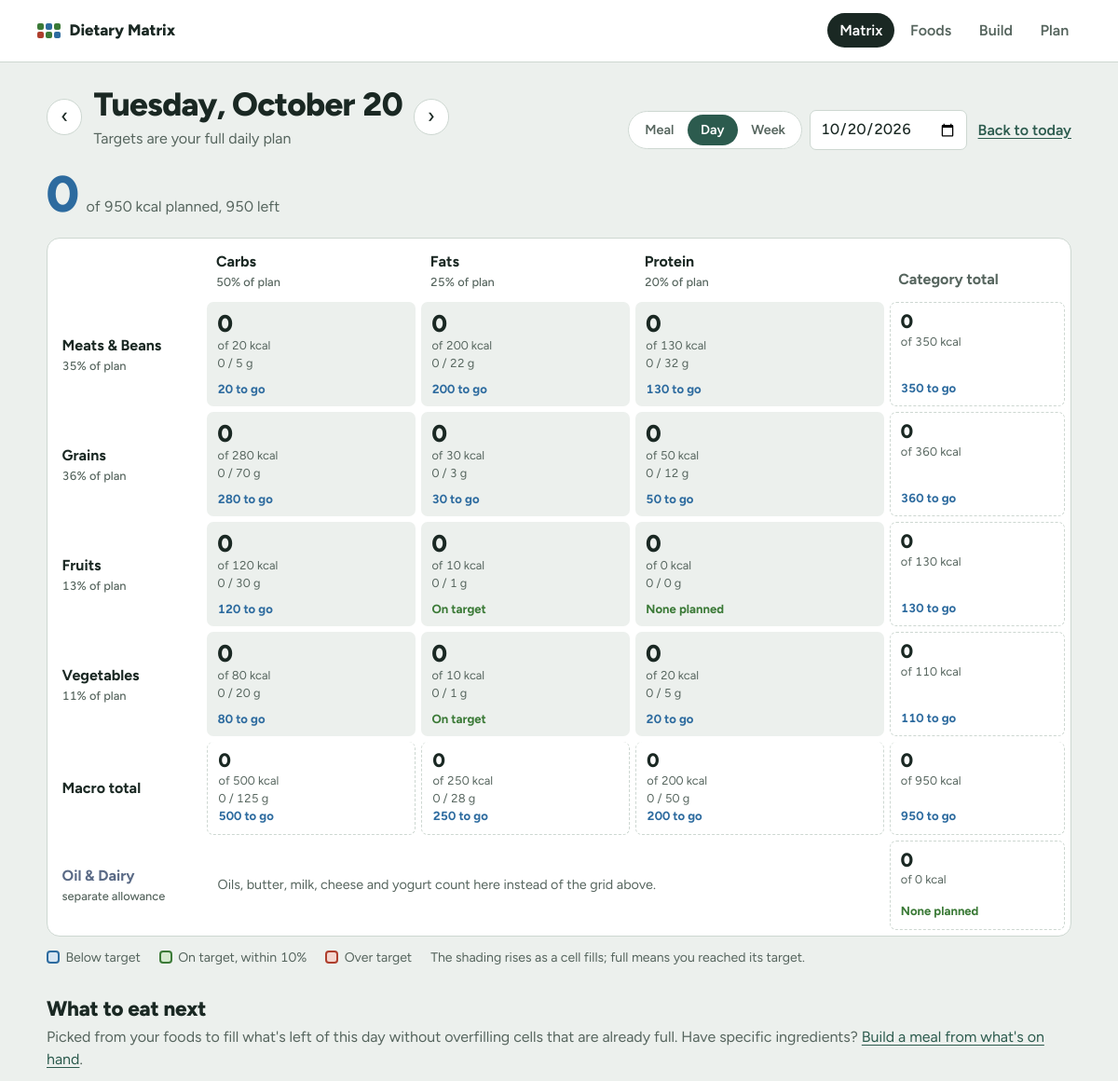
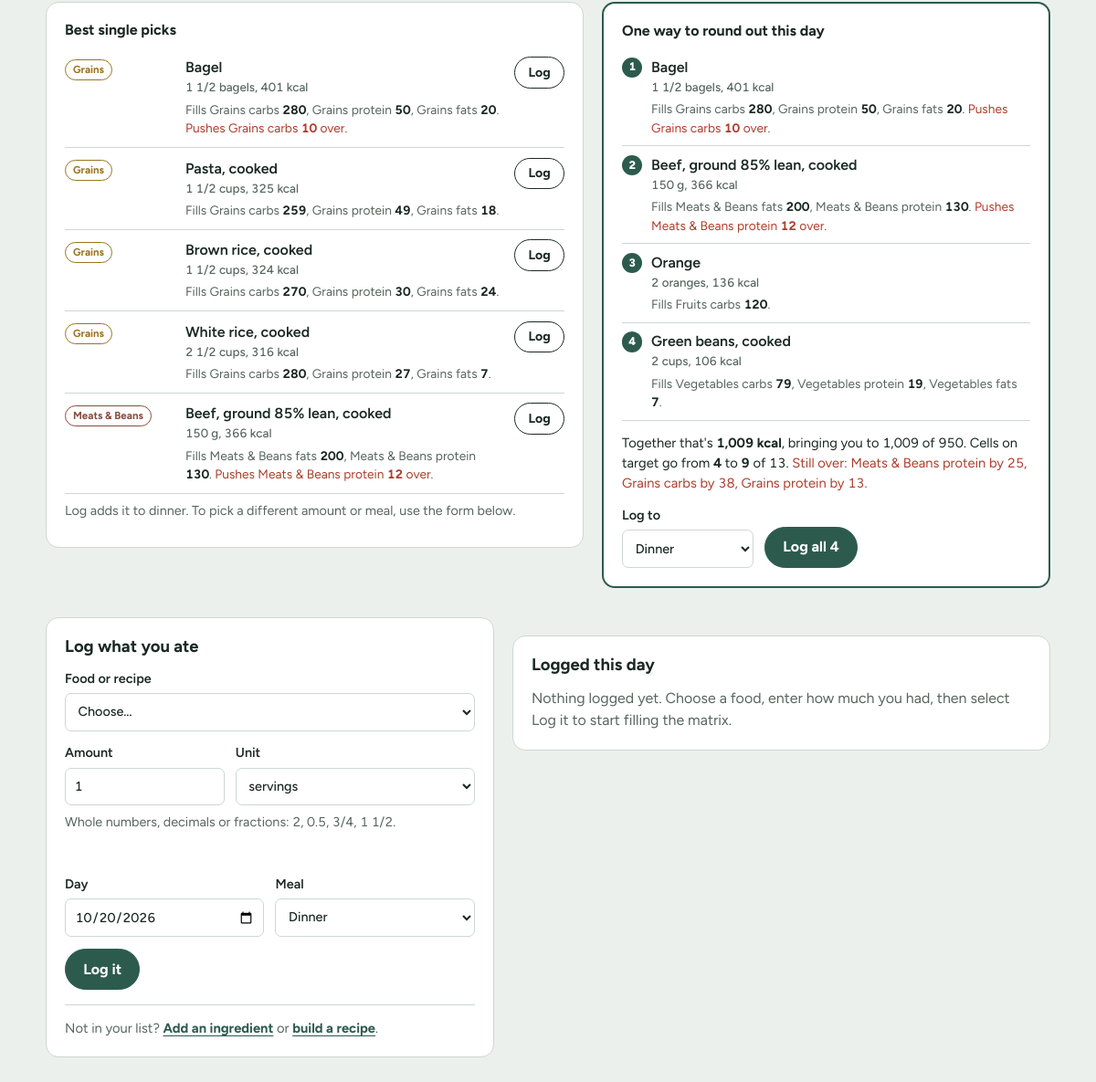
Page /?scope=day&day=2026-10-20&meal=Dinner on the committed database (2 pictures, top to bottom).
### tables this page shows
CREATE TABLE foods (
    id        INTEGER PRIMARY KEY AUTOINCREMENT,
    name      TEXT NOT NULL UNIQUE COLLATE NOCASE,
    category  TEXT NOT NULL,
    serving   TEXT NOT NULL DEFAULT '1 serving',
    carbs_g   REAL NOT NULL DEFAULT 0,
    fat_g     REAL NOT NULL DEFAULT 0,
    protein_g REAL NOT NULL DEFAULT 0
, kind TEXT NOT NULL DEFAULT 'ingredient', serving_g REAL, serving_ml REAL, serving_each REAL, each_label TEXT, yield_servings REAL, batch_g REAL, batch_ml REAL, batch_each REAL);

### app.py (the view)
@app.route("/")
def matrix():
    cfg = load_config()
    lib = get_library()
    period = resolve_period(request.args, cfg)
    entries = fetch_entries(period, lib)
    mx = build_matrix(cfg, entries, period["factor"])
    foods = sorted(lib.foods.values(), key=lambda f: f["name"].lower())
    groups = [("Recipes", [f for f in foods if f["kind"] == "recipe"])]
    groups += [(c, [f for f in foods if f["kind"] != "recipe" and f["category"] == c])
               for c in ALL_CATEGORIES]
    summaries = {f["id"]: lib.summary(f["id"]) for f in foods}
    if period["scope"] == "week":
        log_day = date.today() if period["is_today"] else period["start"]
    else:
        log_day = period["day"]
    log_meal = period["meal"] if period["scope"] == "meal" else guess_meal()
    selected = request.args.get("food", type=int)
    uses = dict(get_db().execute("SELECT food_id, COUNT(*) FROM log GROUP BY food_id").fetchall())
    tips = suggest(cfg, mx, lib, period["factor"], uses)
    return render_template(
        "matrix.html", cfg=cfg, p=period, mx=mx, days=group_entries(entries),
        groups=[gr for gr in groups if gr[1]], summaries=summaries, has_foods=bool(foods),
        log_day=log_day.isoformat(), log_meal=log_meal, selected=selected,
        food_data=lib.client_data(), tips=tips,
    )

### app.py (called while the page is built)
def get_db():
    if "db" not in g:
        g.db = sqlite3.connect(DB_PATH)
        g.db.row_factory = sqlite3.Row
        g.db.execute("PRAGMA foreign_keys = ON")
    return g.db

def _merge(base, override):
    for key, value in override.items():
        if isinstance(value, dict) and isinstance(base.get(key), dict):
            _merge(base[key], value)
        else:
            base[key] = value
    return base

def load_config():
    row = get_db().execute("SELECT value FROM settings WHERE key='config'").fetchone()
    cfg = copy.deepcopy(DEFAULT_SETTINGS)
    if row:
        _merge(cfg, json.loads(row["value"]))
    return cfg

def extra_allowance(cfg):
    p = cfg["extra_pct"]
    if p <= 0 or p >= 1:
        return 0.0
    return float(round(p / (1 - p) * cfg["daily_calories"], -1))

def pct_base_kcal(cfg):
    if cfg.get("pct_base") == "total":
        return cfg["daily_calories"] + extra_allowance(cfg)
    return cfg["daily_calories"]

def fmt_qty(q):
    if q is None:
        return ""
    whole = int(q)
    frac = q - whole
    if frac < 0.005:
        return f"{whole:,}"
    if frac > 0.995:
        return f"{whole + 1:,}"
    if q < 20:
        for value, label in _NICE_FRACTIONS:
            if abs(frac - value) < 0.005:
                return f"{whole} {label}" if whole else label
    return f"{q:,.2f}".rstrip("0").rstrip(".")

def pluralize(word, q):
    if q <= 1 + 1e-9 or not word or word.endswith("s"):
        return word
    if word.endswith(("ch", "sh", "x")):
        return word + "es"
    return word + "s"

def unit_label(unit, q=1, each_label=None):
    if unit == "each":
        return pluralize(each_label or "piece", q)
    label = UNITS.get(unit, (None, None, unit))[2]
    return pluralize(label, q) if unit in PLURAL_UNITS else label

def fmt_amount(q, unit, each_label=None):
    return f"{fmt_qty(q)} {unit_label(unit, q, each_label)}"

def nice_volume(ml):
    for unit, step in (("cup", 8), ("tbsp", 2), ("tsp", 4)):
        q = ml / UNITS[unit][1]
        if q >= (0.25 if unit == "cup" else 0.25) and abs(q * step - round(q * step)) < 0.03 and q < 50:
            return round(q * step) / step, unit
    return round(ml, 1), "ml"

def get_library():
    if "lib" not in g:
        g.lib = Library(get_db())
    return g.lib

def parse_day(value, default=None):
    try:
        return date.fromisoformat(str(value))
    except (TypeError, ValueError):
        return default if default is not None else date.today()

### templates/matrix.html (shortened to what this page needs)
{% extends "base.html" %}
{% from "_macros.html" import cell, unit_options, split_text with context %}
{% block content %}
<section class="period">
  <div class="period-head">
    <a class="step" href="{{ url_for('matrix', scope=p.scope, day=p.prev, meal=p.meal) }}" aria-label="Previous {{ p.scope }}">‹</a>
    <div class="period-title">
      <h1>{{ p.label }}</h1>
      <p class="note">{{ p.note }}</p>
    </div>
    <a class="step" href="{{ url_for('matrix', scope=p.scope, day=p.next, meal=p.meal) }}" aria-label="Next {{ p.scope }}">›</a>
  </div>
  <form class="period-controls" method="get" action="{{ url_for('matrix') }}" data-autosubmit>
    <fieldset class="seg">
      {% for s, lbl in [('meal', 'Meal'), ('day', 'Day'), ('week', 'Week')] %}
      <label><input type="radio" name="scope" value="{{ s }}" {% if p.scope == s %}checked{% endif %}><span>{{ lbl }}</span></label>
      {% endfor %}
    </fieldset>
    <input id="pick-day" type="date" name="day" value="{{ p.day.isoformat() }}">
    {% if not p.is_today %}<a class="today" href="{{ url_for('matrix', scope=p.scope, meal=p.meal) }}">Back to today</a>{% endif %}
  </form>
</section>
<section class="summary" aria-label="Summary">
  <p class="headline">
    <span class="big {{ mx.grand.status }}">{{ mx.grand.actual|num }}</span>
    <span>of {{ mx.grand.target|num }} kcal planned
      {%- if mx.grand.status == 'under' %}, {{ (-mx.grand.delta)|num }} left{% elif mx.grand.status == 'over' %}, {{ mx.grand.delta|num }} over{% else %}, right on plan{% endif %}</span>
  </p>
</section>
<section aria-label="Calorie matrix">
  <div class="matrix-wrap">
    <table class="matrix">
      <thead>
        <tr>
          <th scope="col"><span class="sr-only">Category</span></th>
          {% for m in MACROS %}
          <th scope="col">{{ MACRO_LABELS[m] }}<span class="plan-share">{{ mx.plan_cols[m]|pct }} of plan</span></th>
          {% endfor %}
          <th scope="col" class="total-col">Category total</th>
        </tr>
      </thead>
      <tbody>
        {% for cat in CATEGORIES %}
        <tr>
          <th scope="row">{{ cat }}<span class="plan-share">{{ mx.plan_rows[cat]|pct }} of plan</span></th>
          {% for m in MACROS %}{{ cell(mx.cells[cat][m], m) }}{% endfor %}
          {{ cell(mx.row_totals[cat], None, 'total') }}
        </tr>
        {% endfor %}
      </tbody>
      <tfoot>
        <tr class="macro-totals">
          <th scope="row">Macro total</th>
          {% for m in MACROS %}{{ cell(mx.col_totals[m], m, 'total') }}{% endfor %}
          {{ cell(mx.core_total, None, 'total') }}
        </tr>
        <tr class="extra-row">
          <th scope="row">{{ EXTRA_CATEGORY }}<span class="plan-share">separate allowance</span></th>
          <td colspan="3" class="extra-split">
            {% set em = mx.extra_macros %}
            {% if em.carbs + em.fat + em.protein > 0 %}
              From {{ em.carbs|num }} kcal carbs, {{ em.fat|num }} fat and {{ em.protein|num }} protein.
            {% else %}
              Oils, butter, milk, cheese and yogurt count here instead of the grid above.
            {% endif %}
          </td>
          {{ cell(mx.extra, None, 'total') }}
        </tr>
      </tfoot>
    </table>
  </div>
  <ul class="legend" aria-label="Legend">
    <li><span class="sw under"></span>Below target</li>
    <li><span class="sw on"></span>On target, within {{ (cfg.tolerance * 100)|round|int }}%</li>
    <li><span class="sw over"></span>Over target</li>
    <li class="legend-note">The shading rises as a cell fills; full means you reached its target.</li>
  </ul>
</section>
{% set rest = 'this meal' if p.scope == 'meal' else ('this week' if p.scope == 'week' else ('today' if p.is_today else 'this day')) %}
{% macro effect(t) -%}
<p class="effect">
  {%- if t.fills %}Fills {% for n, v in t.fills %}{{ n }} <b>{{ v|num }}</b>{{ ', ' if not loop.last }}{% endfor %}.{% endif %}
  {%- if t.overs %} <span class="over-text">Pushes {% for n, v in t.overs %}{{ n }} <b>{{ v|num }}</b>{{ ', ' if not loop.last }}{% endfor %} over.</span>{% endif -%}
</p>
{%- endmacro %}
<section class="suggest" aria-labelledby="suggest-h">
  <div class="suggest-head">
    <h2 id="suggest-h">What to eat next</h2>
    <p class="note">Picked from your foods to fill what's left of {{ rest }} without overfilling cells that are already full.
      Have specific ingredients? <a href="{{ url_for('build', scope=p.scope, day=p.day.isoformat(), meal=p.meal) }}">Build a meal from what's on hand</a>.</p>
  </div>
  {% if not has_foods %}
  {% elif tips.remaining < 10 %}
    <p class="card empty on-text">You're on plan for {{ rest }}. Nothing else needed.</p>
  {% else %}
  <div class="suggest-grid">
    <div class="card">
      <h3>Best single picks</h3>
      <ol class="picks">
        {% for t in tips.picks %}
        <li>
          <span class="tag" data-cat="{{ t.tag }}">{{ t.tag }}</span>
          <div class="pick-body">
            <span class="food">{{ t.name }}<small>{{ t.amount }}, {{ t.kcal|num }} kcal</small></span>
            {{ effect(t) }}
          </div>
          <form method="post" action="{{ url_for('add_log') }}">
            <button class="small" aria-label="Log {{ t.amount }} of {{ t.name }} to {{ log_meal|lower }}">Log</button>
          </form>
        </li>
        {% endfor %}
      </ol>
      <p class="hint">Log adds it to {{ log_meal|lower }}. To pick a different amount or meal, use the form below.</p>
    </div>
    {% if tips.plan|length > 1 %}
    <form class="card plan-card" method="post" action="{{ url_for('add_log_batch') }}">
      <h3>One way to round out {{ rest }}</h3>
      <ol class="plan-list">
        {% for t in tips.plan %}
        <li>
          <span class="food">{{ t.name }}<small>{{ t.amount }}, {{ t.kcal|num }} kcal</small></span>
          {{ effect(t) }}
        </li>
        {% endfor %}
      </ol>
      <p class="plan-outcome">Together that's <b>{{ tips.plan_total|num }} kcal</b>, bringing you to
        {{ tips.plan_after|num }} of {{ tips.plan_target|num }}. Cells on target go from
        <b>{{ tips.on_before }}</b> to <b>{{ tips.on_after }}</b> of {{ tips.slot_count }}.
        {% if tips.plan_overs %}<span class="over-text">Still over: {% for n, v in tips.plan_overs %}{{ n }} by {{ v|num }}{{ ', ' if not loop.last }}{% endfor %}.</span>{% endif %}
      </p>
      <div class="plan-actions">
        <label>Log to
          <select name="meal">{% for m in MEALS %}<option {% if log_meal == m %}selected{% endif %}>{{ m }}</option>{% endfor %}</select>
        </label>
        <button class="primary">Log all {{ tips.plan|length }}</button>
      </div>
    </form>
    {% endif %}
  </div>
  {% endif %}
</section>
<section class="log-area">
  <form class="card log-form" method="post" action="{{ url_for('add_log') }}" data-log-form>
    <h2>Log what you ate</h2>
    {% if has_foods %}
    <label>Food or recipe
      <select name="food_id" data-food-select>
        <option value="">Choose…</option>
      </select>
    </label>
    <div class="amount-row">
      <label>Amount
        <input type="text" name="quantity" value="1" inputmode="decimal" autocomplete="off" data-qty
               aria-describedby="qty-hint">
      </label>
      <label>Unit
        <select name="unit" data-unit-select>{{ unit_options() }}</select>
      </label>
    </div>
    <p class="hint" id="qty-hint">Whole numbers, decimals or fractions: 2, 0.5, 3/4, 1 1/2.</p>
    <p class="preview" data-log-preview aria-live="polite"></p>
    <div class="row-2">
      <label>Day <input type="date" name="day" value="{{ log_day }}"></label>
      <label>Meal
        <select name="meal">{% for m in MEALS %}<option {% if log_meal == m %}selected{% endif %}>{{ m }}</option>{% endfor %}</select>
      </label>
    </div>
    <button class="primary">Log it</button>
    {% else %}
    <p class="empty">Your food library is empty. Add an ingredient to start logging.</p>
    {% endif %}
    <p class="new-links">Not in your list?
      <a href="{{ url_for('new_food', kind='ingredient', back='matrix', scope=p.scope, day=p.day.isoformat(), meal=p.meal) }}">Add an ingredient</a>
      or
      <a href="{{ url_for('new_food', kind='recipe', back='matrix', scope=p.scope, day=p.day.isoformat(), meal=p.meal) }}">build a recipe</a>.
    </p>
  </form>
  <div class="card log-list">
    <h2>Logged {{ 'this ' ~ p.scope if p.scope != 'meal' else 'for ' ~ p.meal|lower }}</h2>
    {% if not days %}
      <p class="empty">Nothing logged yet. Choose a food, enter how much you had, then select Log it to start filling the matrix.</p>
    {% endif %}
  </div>
</section>
{% endblock %}

### rows in the picture
foods: tag "Grains", name "Bagel", amount "1 1/2 bagels", kcal|num "401", fills "Grains carbs" "Grains protein" "Grains fats" "Grains carbs" "Grains protein" "Grains fats", fills "280" "50" "20" "280" "50" "20", last "," "," "," ",", overs "Grains carbs" "Grains carbs", overs "10" "10"
foods: tag "Grains", name "Pasta, cooked", amount "1 1/2 cups", kcal|num "325", fills "Grains carbs" "Grains protein" "Grains fats", fills "259" "49" "18", last "," ","
foods: tag "Grains", name "Brown rice, cooked", amount "1 1/2 cups", kcal|num "324", fills "Grains carbs" "Grains protein" "Grains fats", fills "270" "30" "24", last "," ","
foods: tag "Grains", name "White rice, cooked", amount "2 1/2 cups", kcal|num "316", fills "Grains carbs" "Grains protein" "Grains fats", fills "280" "27" "7", last "," ","
foods: tag "Meats & Beans", name "Beef, ground 85% lean, cooked", amount "150 g", kcal|num "366", fills "Meats & Beans fats" "Meats & Beans protein" "Meats & Beans fats" "Meats & Beans protein", fills "200" "130" "200" "130", last "," ",", overs "Meats & Beans protein" "Meats & Beans protein", overs "12" "12"
foods: name "Orange", amount "2 oranges", kcal|num "136", fills "Fruits carbs", fills "120"
foods: name "Green beans, cooked", amount "2 cups", kcal|num "106", fills "Vegetables carbs" "Vegetables protein" "Vegetables fats", fills "79" "19" "7", last "," ","

### other values in the picture
{{ p.label }} "Tuesday, October 20"
{{ p.note }} "Targets are your full daily plan"
{{ lbl }} "Meal" "Day" "Week"
{{ mx.grand.actual|num }} "0"
{{ mx.grand.target|num }} "950"
{{ (-mx.grand.delta)|num }} "950"
{{ MACRO_LABELS[m] }} "Carbs" "Fats" "Protein"
{{ mx.plan_cols[m]|pct }} "50%" "25%" "20%"
{{ cat }} "Meats & Beans" "Grains" "Fruits" "Vegetables"
{{ mx.plan_rows[cat]|pct }} "35%" "36%" "13%" "11%"
{{ c.actual|num }} "0" "0" "0" "0" "0" "0" "0" "0" "0" "0" "0" "0" "0" "0" "0" "0" "0" "0" "0"
{{ c.target|num }} "20" "200" "130" "350" "280" "30" "50" "360" "120" "10" "0" "130" "80" "10" "20" "110" "500" "250" "200"
{{ c.actual_g|num }} "0" "0" "0" "0" "0" "0" "0" "0" "0" "0" "0" "0" "0" "0" "0"
{{ c.target_g|num }} "5" "22" "32" "70" "3" "12" "30" "1" "0" "20" "1" "5" "125" "28" "50"
{{ c.verdict }} "20 to go" "200 to go" "130 to go" "350 to go" "280 to go" "30 to go" "50 to go" "360 to go" "120 to go" "On target" "None planned" "130 to go" "80 to go" "On target" "20 to go" "110 to go" "500 to go" "250 to go" "200 to go"
